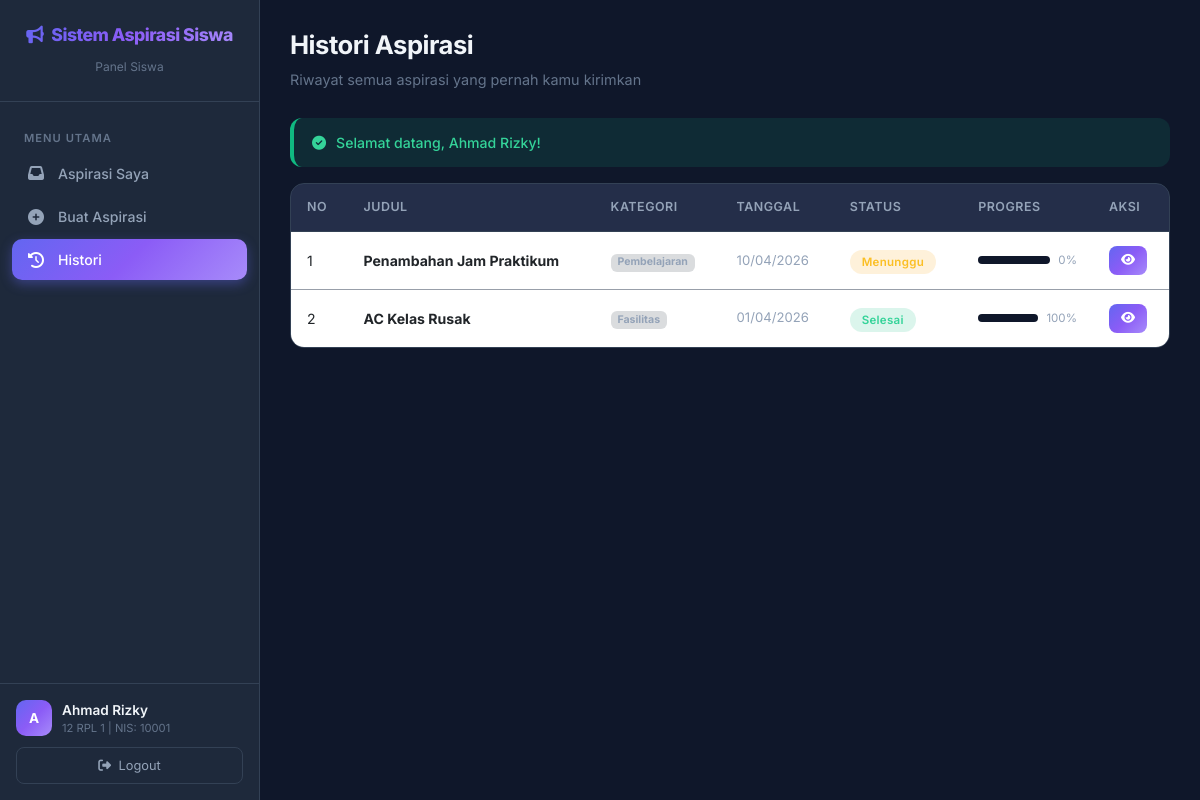
Screenshot of /?page=aspirasi-history (signed in) with the database file from the repository.
### tables this page shows
CREATE TABLE `aspirasi` (
  `id_aspirasi` int(11) NOT NULL,
  `nis` int(11) NOT NULL,
  `id_kategori` int(11) NOT NULL,
  `judul` varchar(100) NOT NULL,
  `isi_aspirasi` text NOT NULL,
  `lokasi` varchar(100) DEFAULT NULL,
  `status` enum('Menunggu','Diproses','Selesai','Ditolak') NOT NULL DEFAULT 'Menunggu',
  `prioritas` enum('Rendah','Sedang','Tinggi') NOT NULL DEFAULT 'Sedang',
  `progres` int(3) NOT NULL DEFAULT 0,
  `catatan_progres` text DEFAULT NULL,
  `tgl_lapor` datetime NOT NULL DEFAULT current_timestamp(),
  `tgl_update` datetime DEFAULT NULL,
  `username_admin` varchar(30) DEFAULT NULL
);

CREATE TABLE `kategori` (
  `id_kategori` int(11) NOT NULL,
  `nama_kategori` varchar(50) NOT NULL
);

### controllers/AspirasiController.php (called while the page is built, shortened)
<?php
require_once __DIR__ . '/Controller.php';
require_once __DIR__ . '/../models/Aspirasi.php';
class AspirasiController extends Controller {
    private $aspirasiModel;
    public function __construct() {
        $this->aspirasiModel = new Aspirasi();
    }
    public function history() {
        $nis = $_SESSION['siswa_nis'];
        $aspirasi = $this->aspirasiModel->getHistoryByNis($nis);
        $flash = $this->getFlash();
        $this->view('siswa/history', [
            'aspirasi' => $aspirasi,
            'flash' => $flash
        ]);
    }
}

### config/Database.php (called while the page is built, shortened)
<?php
class Database {
    private static $instance = null;
    private $connection;
    private function __construct() {
        $this->host = DB_HOST;
        $this->dbname = DB_NAME;
        $this->username = DB_USER;
        $this->password = DB_PASS;
        try {
            $dsn = "mysql:host={$this->host};dbname={$this->dbname};charset=utf8mb4";
            $options = [
                PDO::ATTR_ERRMODE => PDO::ERRMODE_EXCEPTION,
                PDO::ATTR_DEFAULT_FETCH_MODE => PDO::FETCH_ASSOC,
                PDO::ATTR_EMULATE_PREPARES => false,
            ];
            $this->connection = new PDO($dsn, $this->username, $this->password, $options);
        } catch (PDOException $e) {
            die("Koneksi database gagal: " . $e->getMessage());
        }
    }
    public static function getInstance() {
        if (self::$instance === null) {
            self::$instance = new self();
        }
        return self::$instance;
    }
    public function getConnection() {
        return $this->connection;
    }
}

### models/Model.php (called while the page is built, shortened)
<?php
require_once __DIR__ . '/../config/Database.php';
abstract class Model {
    public function __construct() {
        $this->db = Database::getInstance()->getConnection();
    }
}

### models/Aspirasi.php (called while the page is built, shortened)
<?php
require_once __DIR__ . '/Model.php';
class Aspirasi extends Model {
    protected $table = 'aspirasi';
    public function getHistoryByNis($nis) {
        $sql = "SELECT a.*, k.nama_kategori
                FROM {$this->table} a
                JOIN kategori k ON a.id_kategori = k.id_kategori
                WHERE a.nis = ?
                ORDER BY a.tgl_lapor DESC";
        $stmt = $this->db->prepare($sql);
        $stmt->execute([$nis]);
        return $stmt->fetchAll();
    }
}

### views/siswa/history.php (the view, shortened to what this page needs)
<?php
require_once __DIR__ . '/../layouts/header.php';
?>
<aside class="sidebar">
    <div class="sidebar-brand">
        <h4><i class="fas fa-bullhorn me-2"></i><?= APP_NAME ?></h4>
        <small>Panel Siswa</small>
    </div>
    <nav class="sidebar-nav">
        <div class="nav-label">Menu Utama</div>
        <a href="<?= BASE_URL ?>?page=aspirasi" class="nav-link"><i class="fas fa-inbox"></i> Aspirasi Saya</a>
        <a href="<?= BASE_URL ?>?page=aspirasi-create" class="nav-link"><i class="fas fa-plus-circle"></i> Buat Aspirasi</a>
        <a href="<?= BASE_URL ?>?page=aspirasi-history" class="nav-link active"><i class="fas fa-history"></i> Histori</a>
    </nav>
    <div class="sidebar-footer">
        <div class="user-info">
            <div class="user-avatar"><?= strtoupper(substr($_SESSION['siswa_nama'] ?? 'S', 0, 1)) ?></div>
            <div>
                <div class="user-name"><?= $_SESSION['siswa_nama'] ?? 'Siswa' ?></div>
                <div class="user-role"><?= $_SESSION['siswa_kelas'] ?? '' ?> | NIS: <?= $_SESSION['siswa_nis'] ?? '' ?></div>
            </div>
        </div>
        <a href="<?= BASE_URL ?>?action=logout-siswa" class="btn-logout" style="text-decoration:none; display:block; text-align:center;">
            <i class="fas fa-sign-out-alt me-1"></i> Logout
        </a>
    </div>
</aside>
<main class="main-content">
    <div class="page-header">
        <h2>Histori Aspirasi</h2>
        <p>Riwayat semua aspirasi yang pernah kamu kirimkan</p>
    </div>
    <?php if (!empty($flash)): ?>
        <div class="alert-custom alert-<?= $flash['type'] === 'success' ? 'success' : 'error' ?>-custom mb-3">
            <i class="fas fa-<?= $flash['type'] === 'success' ? 'check-circle' : 'exclamation-circle' ?>"></i>
            <?= $flash['message'] ?>
        </div>
    <?php endif; ?>
    <div class="table-container animate-in">
        <table class="table">
            <thead>
                <tr>
                    <th>No</th>
                    <th>Judul</th>
                    <th>Kategori</th>
                    <th>Tanggal</th>
                    <th>Status</th>
                    <th>Progres</th>
                    <th>Aksi</th>
                </tr>
            </thead>
            <tbody>
                <?php if (empty($aspirasi)): ?>
                    <tr>
                        <td colspan="7">
                            <div class="empty-state">
                                <i class="fas fa-history"></i>
                                <h5>Belum ada histori</h5>
                                <p>Aspirasi yang kamu kirimkan akan ditampilkan di sini</p>
                            </div>
                        </td>
                    </tr>
                <?php else: ?>
                    <?php $no = 1; foreach ($aspirasi as $a): ?>
                        <tr>
                            <td><?= $no++ ?></td>
                            <td><strong style="font-size:0.88rem;"><?= htmlspecialchars($a['judul']) ?></strong></td>
                            <td><span class="badge bg-secondary bg-opacity-25" style="color:#94a3b8;"><?= htmlspecialchars($a['nama_kategori']) ?></span></td>
                            <td style="font-size:0.82rem; color:#94a3b8;"><?= date('d/m/Y', strtotime($a['tgl_lapor'])) ?></td>
                            <td>
                                <?php
                                $statusClass = match($a['status']) {
                                    'Menunggu' => 'badge-menunggu',
                                    'Diproses' => 'badge-diproses',
                                    'Selesai' => 'badge-selesai',
                                    'Ditolak' => 'badge-ditolak',
                                    default => 'badge-menunggu'
                                };
                                ?>
                                <span class="badge-status <?= $statusClass ?>"><?= $a['status'] ?></span>
                            </td>
                            <td>
                                <div class="d-flex align-items-center gap-2">
                                    <div class="progress-custom flex-grow-1" style="width:50px;">
                                    </div>
                                    <span style="font-size:0.72rem; color:#94a3b8;"><?= $a['progres'] ?>%</span>
                                </div>
                            </td>
                            <td>
                                <a href="<?= BASE_URL ?>?page=aspirasi-detail&id=<?= $a['id_aspirasi'] ?>" class="btn btn-sm btn-primary-custom btn-sm-custom" title="Detail">
                                    <i class="fas fa-eye"></i>
                                </a>
                            </td>
                        </tr>
                    <?php endforeach; ?>
                <?php endif; ?>
            </tbody>
        </table>
    </div>
</main>
<?php require_once __DIR__ . '/../layouts/footer.php'; ?>

### rows the page displays
aspirasi: judul "Penambahan Jam Praktikum", id_kategori.nama_kategori "Pembelajaran", tgl_lapor "10/04/2026", status "Menunggu", progres "0"
aspirasi: judul "AC Kelas Rusak", id_kategori.nama_kategori "Fasilitas", tgl_lapor "01/04/2026", status "Selesai", progres "100"

### other values shown
APP_NAME "Sistem Aspirasi Siswa"
substr($_SESSION['siswa_nama'] ?? 'S', 0, 1) "A"
$_SESSION['siswa_nama'] "Ahmad Rizky"
$_SESSION['siswa_kelas'] "12 RPL 1"
$_SESSION['siswa_nis'] "10001"
$flash['message'] "Selamat datang, Ahmad Rizky!"
